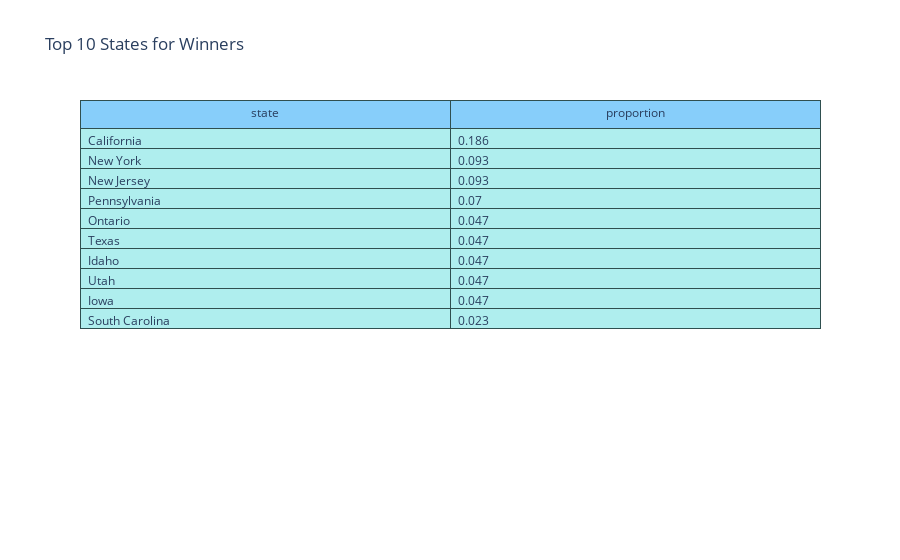

The notebook cell this image was saved under:
### Code cell
#Top 10 states for winners
fig = go.Figure(data=[go.Table(
    header=dict(values=list(loc_winner.columns),
                fill_color='lightskyblue',
                line_color='darkslategray',
                align='center'),
    cells=dict(values=[loc_winner.state, loc_winner.proportion],
               line_color='darkslategray',
               fill_color='paleturquoise',
               align='left'))])
fig.update_layout(title_text = "Top 10 States for Winners")
fig.show()

### Figure 1 — Plotly figure (JSON) as saved in the notebook; plotly's stock layout.template omitted (floating-point values rounded to 4 significant figures)
{"data": [{"cells": {"align": "left", "fill": {"color": "paleturquoise"}, "line": {"color": "darkslategray"}, "values": [["California", "New York", "New Jersey", "Pennsylvania", "Ontario", "Texas", "Idaho", "Utah", "Iowa", "South Carolina"], [0.186, 0.093, 0.093, 0.07, 0.047, 0.047, 0.047, 0.047, 0.047, 0.023]]}, "header": {"align": "center", "fill": {"color": "lightskyblue"}, "line": {"color": "darkslategray"}, "values": ["state", "proportion"]}, "type": "table"}], "layout": {"autosize": true, "title": {"text": "Top 10 States for Winners"}}}
